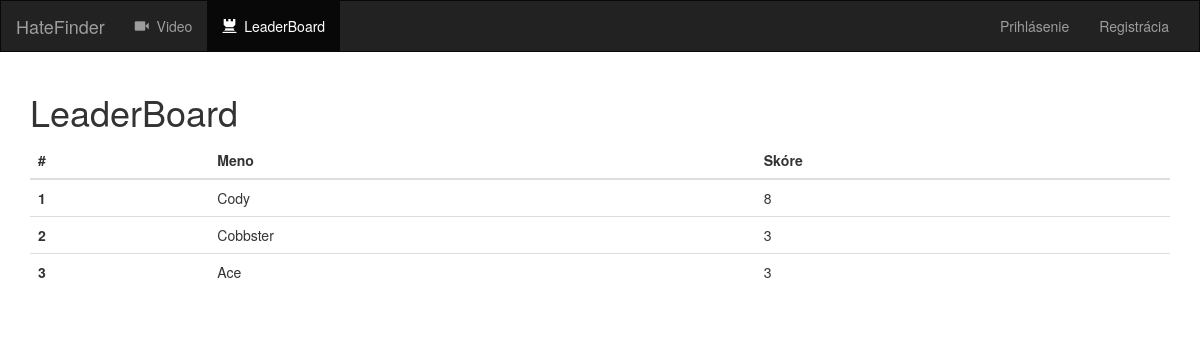
Page /video/leaderboard/ on the earlier database version.
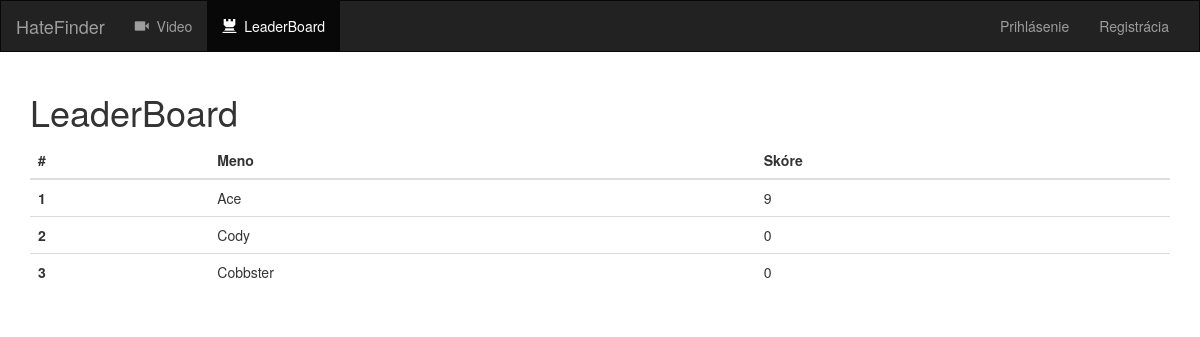
Same page on the later database version.
### video/models.py (models this page shows)
class Worker(models.Model):
    user = models.OneToOneField(User, on_delete=models.CASCADE)
    videos = models.ManyToManyField(Video)
    comments = models.ManyToManyField(Comment)
    score = models.IntegerField(default=0)
    def __str__(self):
        return self.user.username

### video/views.py (the view)
class LeaderBoardView(generic.ListView):
    template_name = 'video/leaderboard.html'
    context_object_name = 'workers'
    def get_queryset(self):
        main_set = Worker.objects.all().order_by('-score')
        subset = main_set[0:10]
        return subset

### video/templates/video/leaderboard.html (shortened to what this page needs)
{% extends 'video/base.html' %}
{% block active_list %}
    <ul class="nav navbar-nav">
        <li class="">
            <a href="{%  url 'video:index' %}">
                <span class="glyphicon glyphicon-facetime-video" aria-hidden="true"></span>&nbsp; Video
            </a>
        </li>
        <li class="active">
            <a href="{%  url 'video:leaderboard' %}">
                <span class="glyphicon glyphicon-tower" aria-hidden="true"></span>&nbsp; LeaderBoard
            </a>
        </li>
    </ul>
{% endblock %}
{% block body %}
    <div class="container">
        <h1>LeaderBoard</h1>
        <table class="table">
            <thead>
                <tr>
                    <th>#</th>
                    <th>Meno</th>
                    <th>Skóre</th>
                </tr>
            </thead>
            <tbody>
                {% for worker in workers %}
                    <tr>
                        <th scope="row">{{ forloop.counter }}</th>
                        <td>{{ worker }}</td>
                        <td>{{ worker.score }}</td>
                    </tr>
                {% endfor %}
            </tbody>
        </table>
    </div>
{% endblock %}

### video/templates/video/base.html (shortened to what this page needs)
<!DOCTYPE html>
<html lang="en">
<head>
    {%  load staticfiles %}
    <link rel="stylesheet" href="https://maxcdn.bootstrapcdn.com/bootstrap/3.3.6/css/bootstrap.min.css">
    <link rel="stylesheet" type="text/css" href="{% static 'video/style.css' %}" />
</head>
<body>
    <nav class="navbar navbar-inverse">
        <div class="container-fluid">
            <div class="navbar-header">
                <a class="navbar-brand" href="{%  url 'video:index' %}">HateFinder</a>
            </div>
            <div class="collapse navbar-collapse" id="topNavBar">
                {% block active_list %}{% endblock %}
                {% if user.is_authenticated %}
                    <ul class="nav navbar-nav navbar-right">
                        <li class="">
                            <a href="{%  url 'video:profile' %}">
                                {{ user.get_username }}
                            </a>
                        </li>
                        <li class="">
                            <a href={%  url 'video:logout' %}>
                                <span class="glyphicon glyphicon-off" aria-hidden="true"></span>&nbsp; Odhlásiť
                            </a>
                        </li>
                    </ul>
                {% else %}
                    <ul class="nav navbar-nav navbar-right">
                        <li class="">
                            <a href={%  url 'video:login' %}>
                                Prihlásenie
                        </li>
                        <li class="">
                            <a href="{%  url 'video:register' %}">
                                Registrácia
                            </a>
                        </li>
                    </ul>
                {% endif %}
            </div>
        </div>
    </nav>
    {% block body %}
    {% endblock %}
</body>
</html>

### video/static/video/style.css (style rules this page uses)
.navbar { border-radius: 0; }

Differences in the rows shown:
changed Worker "Ace": score "3" → "9"; moves up the list
changed Worker "Cody": score "8" → "0"
changed Worker "Cobbster": score "3" → "0"
